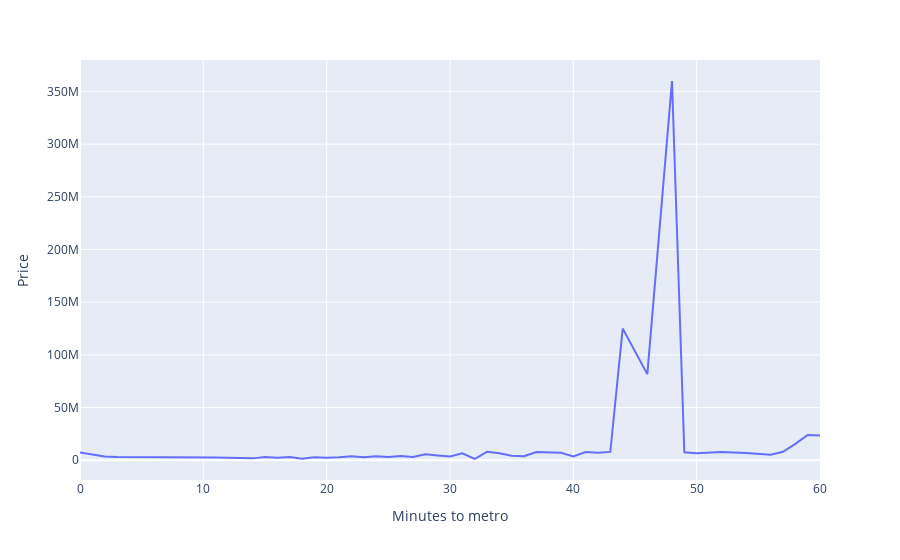

Notebook cell for this chart:
### Markdown cell above
Построим график зависимости минимальной стоимости жилья от времени до ближайшей станции метро

### Code cell
plot_data = data.groupby('Minutes to metro', as_index=False).agg({'Price': 'min'})
fig = px.line(plot_data, 'Minutes to metro', 'Price')
fig.show()

### Figure 1 — Plotly figure (JSON) as saved in the notebook; plotly's stock layout.template omitted (floating-point values rounded to 4 significant figures)
{"data": [{"hovertemplate": "Minutes to metro=%{x}<br>Price=%{y}<extra></extra>", "legendgroup": "", "line": {"color": "#636efa", "dash": "solid"}, "marker": {"symbol": "circle"}, "mode": "lines", "name": "", "orientation": "v", "showlegend": false, "type": "scatter", "x": [0, 1, 2, 3, 4, 5, 6, 7, 8, 9, 10, 11, 12, 13, 14, 15, 16, 17, 18, 19, 20, 21, 22, 23, 24, 25, 26, 27, 28, 29, 30, 31, 32, 33, 34, 35, 36, 37, 38, 39, 40, 41, 42, 43, 44, 46, 48, 49, 50, 52, 54, 56, 57, 58, 59, 60], "xaxis": "x", "y": [7300000, 5700000, 3500000, 3150000, 3150000, 3150000, 3100000, 2600000, 2950000, 3150000, 2700000, 2650000, 2278998, 1939125, 1750000, 3000000, 2390000, 3050000, 1420000, 2700000, 2261523, 2799000, 3800000, 2850000, 3870000, 2950000, 3950000, 2990000, 5602490, 4500000, 3600000, 6478722, 1150000, 8000000, 6549999, 4200000, 3700000, 7800000, 7750000, 7000000, 3500000, 7750000, 7200000, 7900000, 125000000, 81700000, 359960050, 7600000, 6600000, 7799999, 6800000, 5200000, 8000000, 15500000, 23900000, 23500000], "yaxis": "y"}], "layout": {"legend": {"tracegroupgap": 0}, "margin": {"t": 60}, "xaxis": {"anchor": "y", "domain": [0, 1], "title": {"text": "Minutes to metro"}}, "yaxis": {"anchor": "x", "domain": [0, 1], "title": {"text": "Price"}}}}
